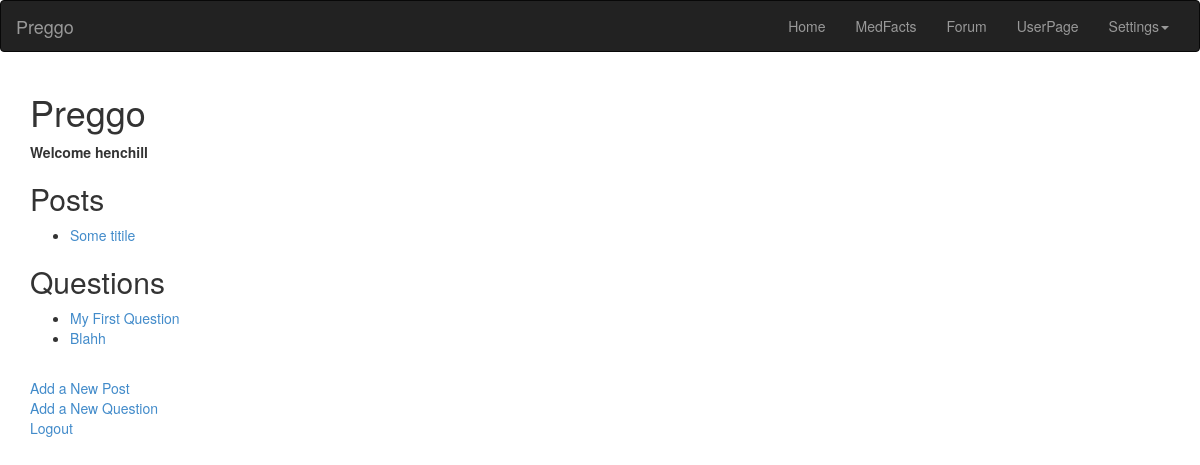
The page /preggo/ (signed in) on the database as committed earlier.
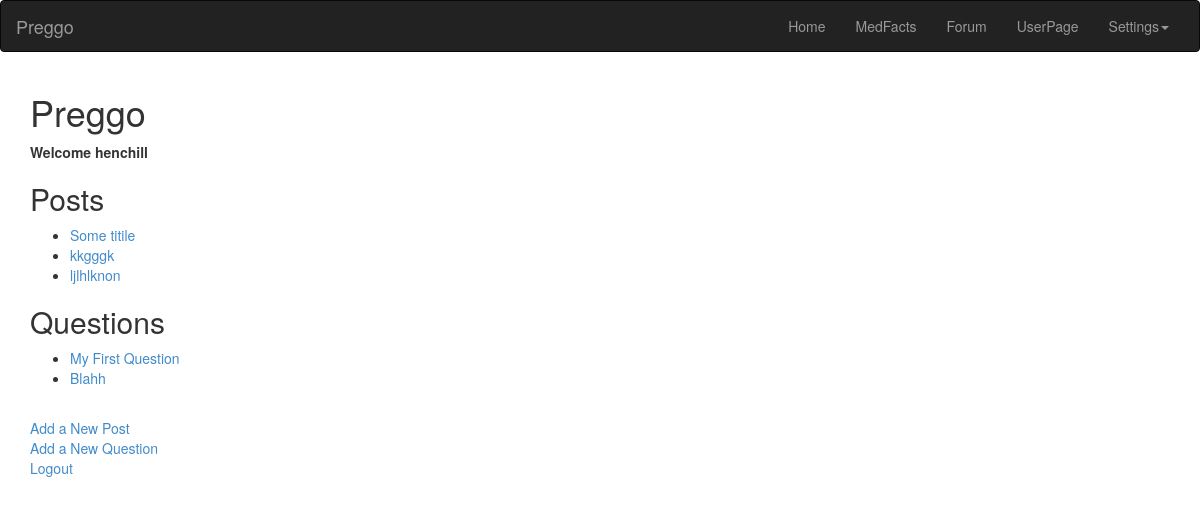
The same page on the database as committed later.
### preggo/models.py (models this page shows, shortened)
class Post(models.Model):
	user = models.ForeignKey(User)
	title = models.CharField(max_length = 128)
	content = models.TextField()
	upvotes = models.IntegerField(default=0)
	downvotes = models.IntegerField(default=0)

class Question(models.Model):
	user = models.ForeignKey(User)
	title = models.CharField(max_length = 128)
	content = models.TextField()
	upvotes = models.IntegerField(default=0)
	downvotes = models.IntegerField(default=0)

### preggo/views.py (the view)
@login_required
def index(request):
	context = RequestContext(request)
	context_dict = {}
	if (request.user.is_authenticated()):
		post_list = request.user.post_set.all()
		question_list = request.user.question_set.all()
		context_dict['posts']  = post_list
		context_dict['questions'] = question_list
		for post in post_list:
			post.url = post.title.replace(' ', '_')
		for quest in question_list:
			quest.url = quest.title.replace(' ', '_')
	return render_to_response('preggo/index.html', context_dict, context)

### templates/preggo/index.html (shortened to what this page needs)
{% extends "preggo/base.html" %}
{% load static %}
{% block content %}
	<h1>Preggo</h1>
	{% if user.is_authenticated %}
		<strong>Welcome {{ user.username }}</strong>
		<h2>Posts</h2>
		{% if posts %}
			<ul>
				{% for post in posts %}
				<li><a href="/preggo/post/{{post.url}}"> {{post.title}}</a></li>
				{% endfor %}
			</ul>
		{% else %}
			<strong>No posts to display</strong>
		{% endif %}
		<h2>Questions</h2>
		{% if questions %}
			<ul>
				{% for quest in questions %}
				<li><a href="/preggo/question/{{quest.url}}">{{quest.title}}</a></li>
				{% endfor %}
			</ul>
		{% else %}
			<strong>No questions to display</strong>
		{% endif %}
		<br>
		<a href="/preggo/add_post/">Add a New Post</a><br>
		<a href="/preggo/add_question/">Add a New Question</a><br>
		<a href="/preggo/logout">Logout</a><br>
	{% else %}
		<strong>You're not signed in</strong><br>
		<a href="/preggo/signup">Sign Up</a><br>
		<a href="/preggo/login">Log In</a><br>
	{% endif %}
{% endblock %}

Rows that differ between the two databases and show on the page:
added Post: title "kkgggk"
added Post: title "ljlhlknon"
